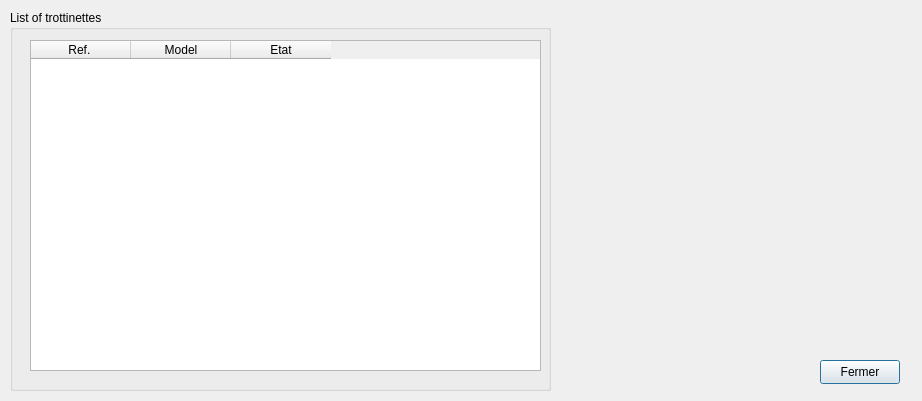
<?xml version="1.0" encoding="UTF-8"?>
<ui version="4.0">
 <class>ViewListeTrottinette</class>
 <widget class="QDialog" name="ViewListeTrottinette">
  <property name="geometry">
   <rect>
    <x>0</x>
    <y>0</y>
    <width>922</width>
    <height>401</height>
   </rect>
  </property>
  <property name="windowTitle">
   <string>Dialog</string>
  </property>
  <widget class="QGroupBox" name="groupBox">
   <property name="geometry">
    <rect>
     <x>10</x>
     <y>10</y>
     <width>541</width>
     <height>381</height>
    </rect>
   </property>
   <property name="title">
    <string>List of trottinettes</string>
   </property>
   <widget class="QTableWidget" name="listTrotti">
    <property name="geometry">
     <rect>
      <x>20</x>
      <y>30</y>
      <width>511</width>
      <height>331</height>
     </rect>
    </property>
    <column>
     <property name="text">
      <string>Ref. </string>
     </property>
    </column>
    <column>
     <property name="text">
      <string>Model</string>
     </property>
    </column>
    <column>
     <property name="text">
      <string>Etat</string>
     </property>
    </column>
   </widget>
  </widget>
  <widget class="QLabel" name="imageTrotti">
   <property name="geometry">
    <rect>
     <x>580</x>
     <y>30</y>
     <width>311</width>
     <height>321</height>
    </rect>
   </property>
   <property name="text">
    <string/>
   </property>
  </widget>
  <widget class="QPushButton" name="fermer">
   <property name="geometry">
    <rect>
     <x>820</x>
     <y>360</y>
     <width>80</width>
     <height>24</height>
    </rect>
   </property>
   <property name="text">
    <string>Fermer</string>
   </property>
  </widget>
 </widget>
 <resources/>
 <connections/>
</ui>
